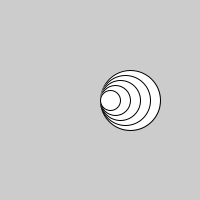
Frame 1 (no input)
Frame 60 (the mouse pressed at the canvas centre just before this capture): identical to frame 1, image omitted
Frame 120 (the mouse held since frame 60 and released just before this capture): identical to frame 1, image omitted

The Processing sketch that drew this single still picture (run headless with seeded random() and noise(); from frame 60 on, the mouse is pressed at the canvas centre):

// Processing sketch: JavaILH9_opd9_6
// ── JavaILH9_opd9_6.pde
void setup(){
  size(200,200);
 circkelmethode(60, 100, 100, 60,60);
}


void draw(){


}

void circkelmethode(int sizeC, int x1, int y1, int x2, int y2){
  for(int i=0; i<5; i++){
  ellipse( x1 + sizeC/2, y1, sizeC, sizeC);
  sizeC-=10;
  }
  
}
  
